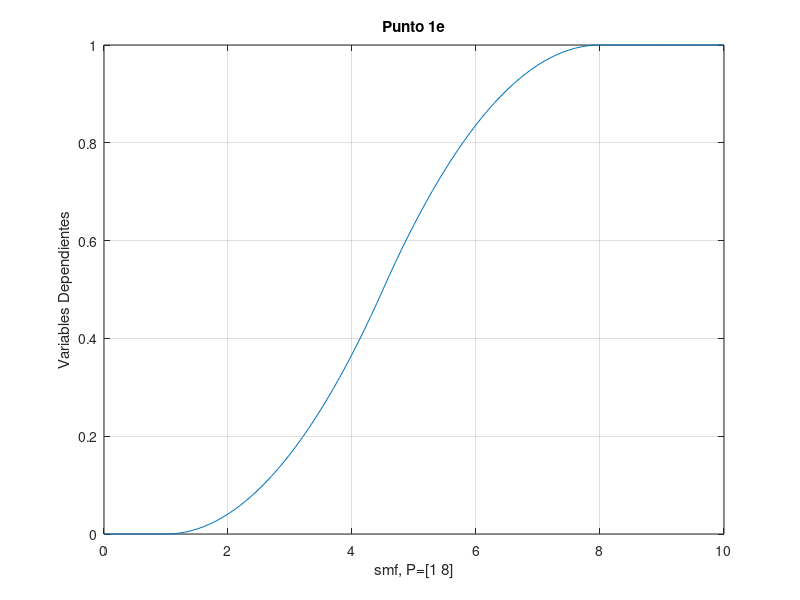

This chart was generated by the following MATLAB code:
clc, clear;
x = 0:0.1:10;

parametros = [1 8];
y = smf(x,parametros);
plot(x,y)

xlabel('smf, P=[1 8]')
ylabel('Variables Dependientes')
title('Punto 1e')
grid on
